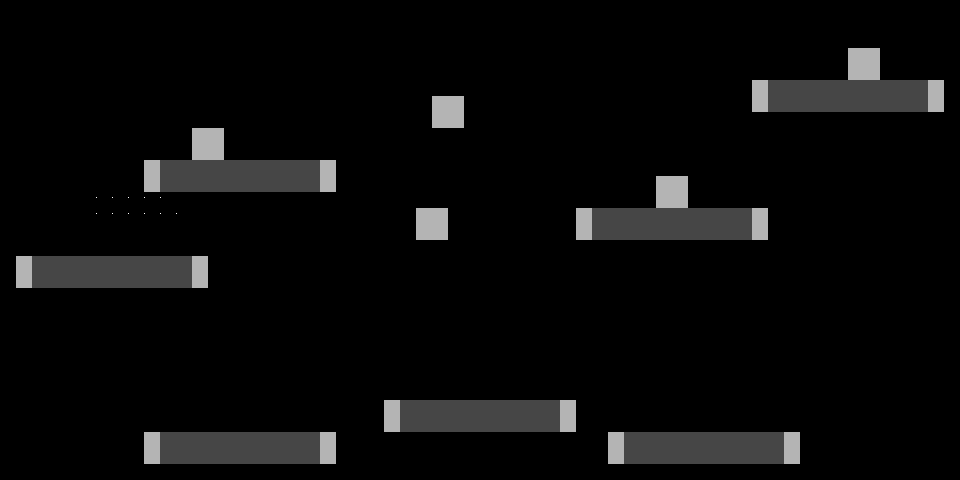

This game map was drawn from its Tiled (.tmx) file and the tilesets committed beside it. A one-line description and the trimmed map source follow:
An orthogonal 60x30 tile map with 16x16 px tiles, 2 tile layers (Base, Top).

<map version="1.10" tiledversion="1.11.1" orientation="orthogonal" renderorder="right-down" width="60" height="30" tilewidth="16" tileheight="16" infinite="0" nextlayerid="4" nextobjectid="1">
 <editorsettings>
  <export target="test.tmj" format="json" />
 </editorsettings>
 <tileset firstgid="1" source="level1.tsx" />
 <layer id="2" name="Base" width="60" height="30">
  <data>[1800 cells, 0 non-empty, 0 distinct tile ids]</data>
 </layer>
 <layer id="1" name="Top" width="60" height="30">
  <data>[1800 cells, 199 non-empty, 3 distinct tile ids]</data>
 </layer>
 <objectgroup id="3" name="Object Layer 1" />
</map>